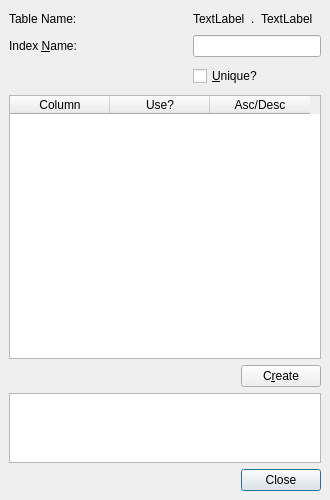
<ui version="4.0" >
 <class>CreateIndexDialog</class>
 <widget class="QDialog" name="CreateIndexDialog" >
  <property name="geometry" >
   <rect>
    <x>0</x>
    <y>0</y>
    <width>330</width>
    <height>500</height>
   </rect>
  </property>
  <property name="windowTitle" >
   <string>Create Index</string>
  </property>
  <layout class="QGridLayout" >
   <property name="margin" >
    <number>9</number>
   </property>
   <property name="spacing" >
    <number>6</number>
   </property>
   <item row="1" column="1" colspan="2" >
    <widget class="QLineEdit" name="indexNameEdit" >
     <property name="maxLength" >
      <number>30</number>
     </property>
    </widget>
   </item>
   <item row="0" column="0" >
    <widget class="QLabel" name="label" >
     <property name="text" >
      <string>Table Name:</string>
     </property>
    </widget>
   </item>
   <item row="1" column="0" >
    <widget class="QLabel" name="label_3" >
     <property name="text" >
      <string>Index &amp;Name:</string>
     </property>
     <property name="buddy" >
      <cstring>indexNameEdit</cstring>
     </property>
    </widget>
   </item>
   <item row="2" column="0" >
    <spacer>
     <property name="orientation" >
      <enum>Qt::Horizontal</enum>
     </property>
     <property name="sizeHint" >
      <size>
       <width>121</width>
       <height>26</height>
      </size>
     </property>
    </spacer>
   </item>
   <item row="5" column="0" colspan="3" >
    <widget class="QTextEdit" name="resultEdit" >
     <property name="maximumSize" >
      <size>
       <width>16777215</width>
       <height>70</height>
      </size>
     </property>
     <property name="readOnly" >
      <bool>true</bool>
     </property>
    </widget>
   </item>
   <item row="2" column="1" colspan="2" >
    <widget class="QCheckBox" name="uniqueCheckBox" >
     <property name="text" >
      <string>&amp;Unique?</string>
     </property>
    </widget>
   </item>
   <item row="0" column="1" colspan="2" >
    <layout class="QHBoxLayout" >
     <property name="margin" >
      <number>0</number>
     </property>
     <property name="spacing" >
      <number>6</number>
     </property>
     <item>
      <widget class="QLabel" name="schemaLabel" >
       <property name="text" >
        <string>TextLabel</string>
       </property>
      </widget>
     </item>
     <item>
      <widget class="QLabel" name="label_2" >
       <property name="text" >
        <string>.</string>
       </property>
      </widget>
     </item>
     <item>
      <widget class="QLabel" name="tableNameLabel" >
       <property name="text" >
        <string>TextLabel</string>
       </property>
      </widget>
     </item>
     <item>
      <spacer>
       <property name="orientation" >
        <enum>Qt::Horizontal</enum>
       </property>
       <property name="sizeHint" >
        <size>
         <width>40</width>
         <height>20</height>
        </size>
       </property>
      </spacer>
     </item>
    </layout>
   </item>
   <item row="3" column="0" colspan="3" >
    <widget class="QTableWidget" name="tableColumns" >
     <property name="alternatingRowColors" >
      <bool>true</bool>
     </property>
     <property name="selectionBehavior" >
      <enum>QAbstractItemView::SelectRows</enum>
     </property>
     <property name="columnCount" >
      <number>3</number>
     </property>
     <column>
      <property name="text" >
       <string>Column</string>
      </property>
     </column>
     <column>
      <property name="text" >
       <string>Use?</string>
      </property>
     </column>
     <column>
      <property name="text" >
       <string>Asc/Desc</string>
      </property>
     </column>
    </widget>
   </item>
   <item row="6" column="0" colspan="3" >
    <widget class="QDialogButtonBox" name="buttonBox" >
     <property name="orientation" >
      <enum>Qt::Horizontal</enum>
     </property>
     <property name="standardButtons" >
      <set>QDialogButtonBox::Close</set>
     </property>
    </widget>
   </item>
   <item row="4" column="2" >
    <widget class="QPushButton" name="createButton" >
     <property name="text" >
      <string>C&amp;reate</string>
     </property>
    </widget>
   </item>
   <item row="4" column="0" colspan="2" >
    <spacer>
     <property name="orientation" >
      <enum>Qt::Horizontal</enum>
     </property>
     <property name="sizeHint" >
      <size>
       <width>291</width>
       <height>20</height>
      </size>
     </property>
    </spacer>
   </item>
  </layout>
 </widget>
 <tabstops>
  <tabstop>indexNameEdit</tabstop>
  <tabstop>uniqueCheckBox</tabstop>
  <tabstop>tableColumns</tabstop>
  <tabstop>buttonBox</tabstop>
 </tabstops>
 <resources/>
 <connections>
  <connection>
   <sender>buttonBox</sender>
   <signal>accepted()</signal>
   <receiver>CreateIndexDialog</receiver>
   <slot>accept()</slot>
   <hints>
    <hint type="sourcelabel" >
     <x>248</x>
     <y>254</y>
    </hint>
    <hint type="destinationlabel" >
     <x>157</x>
     <y>274</y>
    </hint>
   </hints>
  </connection>
  <connection>
   <sender>buttonBox</sender>
   <signal>rejected()</signal>
   <receiver>CreateIndexDialog</receiver>
   <slot>reject()</slot>
   <hints>
    <hint type="sourcelabel" >
     <x>316</x>
     <y>260</y>
    </hint>
    <hint type="destinationlabel" >
     <x>286</x>
     <y>274</y>
    </hint>
   </hints>
  </connection>
 </connections>
</ui>
